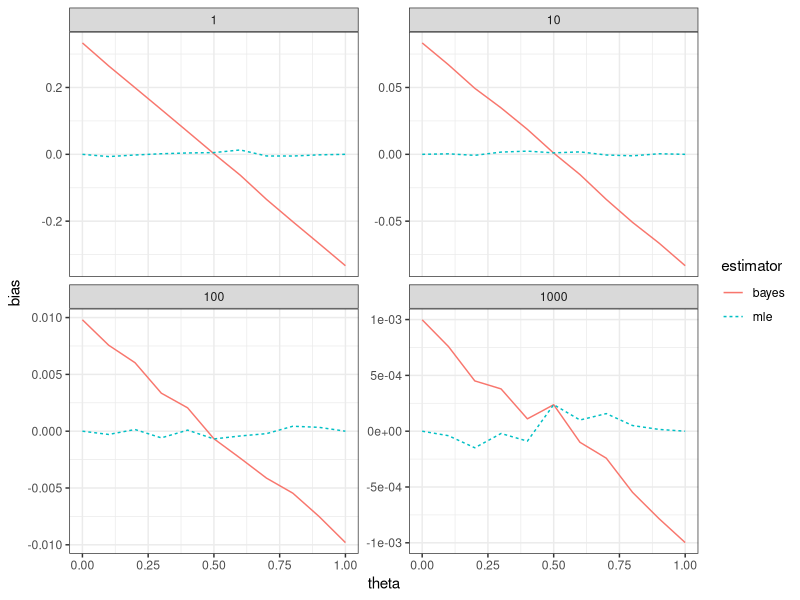
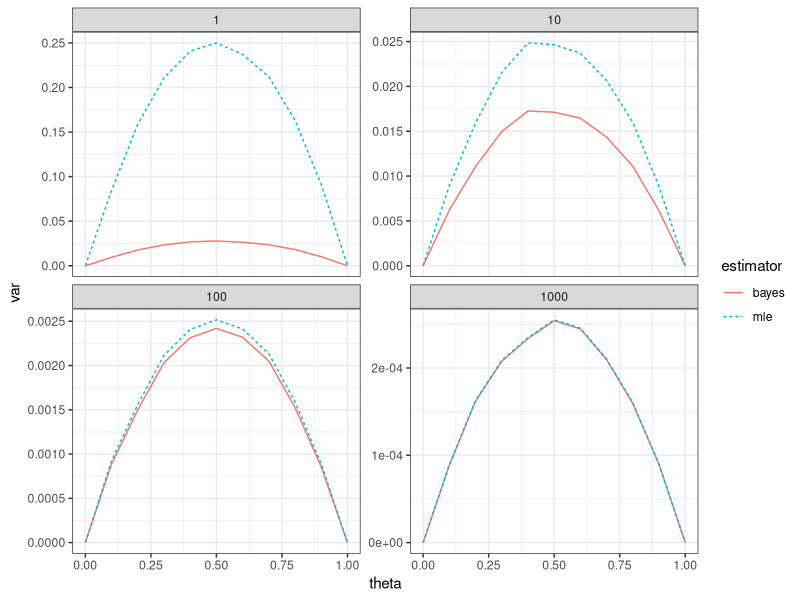
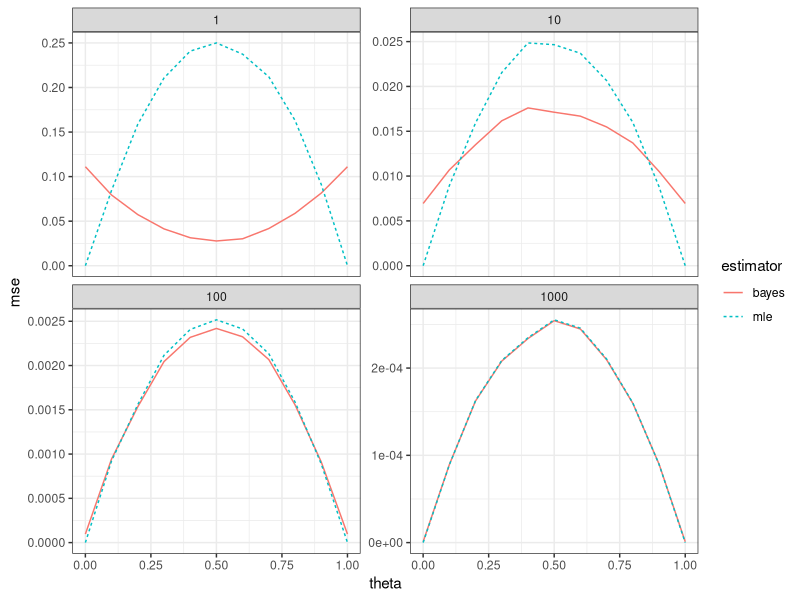
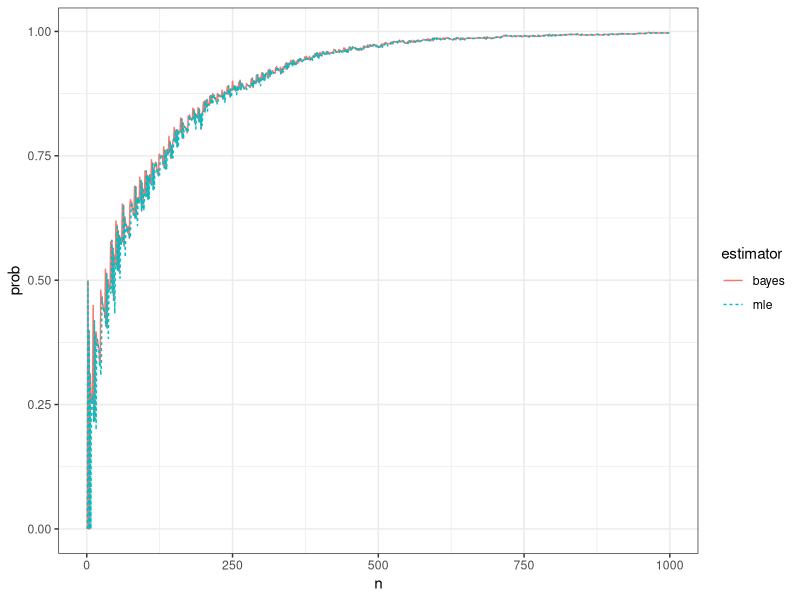
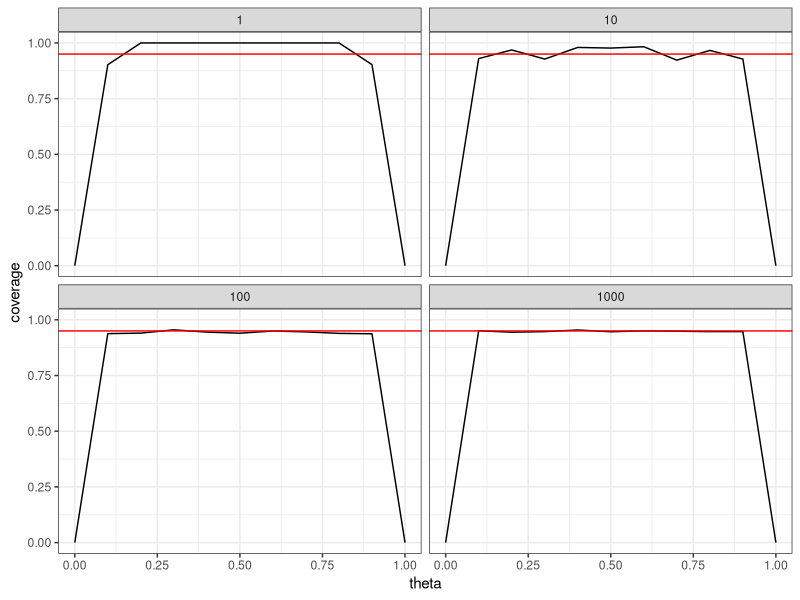
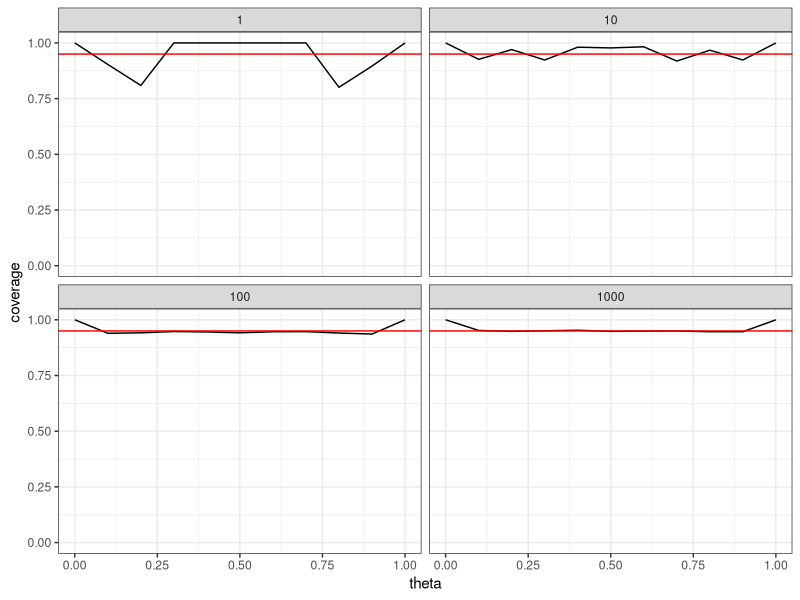

These charts were generated, in order, by the following R code:
library("tidyverse")

set.seed(20190219)

n <- 22
y <- 15
(mle <- y/n)

a <- b <- 1
(bayes <- (a+y)/(a+b+n))

qbeta(c(.025,.975), a+y, b+n-y)



# Biomial model with
# n attempts and probability of success theta
n      <- 10
theta  <- 0.5

# Storage for estimators
n_reps <- 1e4
mle    <- numeric(n_reps)
bayes  <- numeric(n_reps)

# Simulate n_reps binomial random variables
# compute MLE and Bayes estimators
for (i in 1:n_reps) {
  y        <- rbinom(1, size = n, prob = theta)
  mle[i]   <- y/n
  bayes[i] <- (a + y) / (a + b + n)
}


mean(mle)  - theta # estimate of MLE bias
mean(bayes)- theta # estimate of Bayes bias

# Binomial bias with Monte Carlo uncertainty
mean(mle  ) + c(-1, 1) * qnorm(.975) * sd(mle  ) / sqrt(length(mle  )) - theta
mean(bayes) + c(-1, 1) * qnorm(.975) * sd(bayes) / sqrt(length(bayes)) - theta

# Succinct binomial Monte Carlo study
y     <- rbinom(n_reps, size = n, prob = theta)
mle   <- y / n
bayes <- (a + y) / (a + b + n)

# Calculate bias with Monte Carlo uncertainty
mean(mle  ) + c(-1, 1) *qnorm(.975) * sd(mle  ) / sqrt(length(mle  )) - theta
mean(bayes) + c(-1, 1) *qnorm(.975) * sd(bayes) / sqrt(length(bayes)) - theta



# Perform the bias calculation for different combinations
# of n and theta
settings <- expand.grid(n     = 10^(0:3),
                        theta = seq(0, 1, by = 0.1))

# A function to estimate the bias based on a data.frame x
# that contains a single row with two columns: n and theta
sim_function <- function(x) {
  y     <- rbinom(1e4, size = x$n, prob = x$theta)
  mle   <- y / x$n
  bayes <- (a + y) / (a + b + x$n)
  
  d <- data.frame(
    estimator = c("mle", "bayes"),
    bias      = c(mean(mle), mean(bayes)) - x$theta,
    var       = c(var( mle), var( bayes)))
  
  # d$se    <- sqrt(d$var / x$n)
  # d$lower <- d$bias-qnorm(.975)*d$se
  # d$upper <- d$bias+qnorm(.975)*d$se
  
  return(d)
}

# Run the simulation study
sim_study <- settings |>
  group_by(n, theta) |> # for each combination of n and theta
  do(sim_function(.))

# Plot estimated bias from the simulation study
ggplot(sim_study, 
       aes(
         x        = theta, 
         y        = bias,         # plotting bias
         color    = estimator,
         linetype = estimator)) +
  geom_line() +
  facet_wrap(~n, scales = "free_y") + 
  theme_bw()

# Plot estimated bias from the simulation study
ggplot(sim_study, 
       aes(
        x        = theta, 
        y        = var,          # plotting variance
        color    = estimator,
        linetype = estimator)) +
  geom_line() +
  facet_wrap(~n, scales = "free_y") + 
  theme_bw()

# Plot estimated mse from the simulation study
sim_study$mse <- sim_study$var + sim_study$bias^2

ggplot(sim_study, 
       aes(
        x        = theta, 
        y        = mse,          # plotting MSE
        color    = estimator,
        linetype = estimator)) +
  geom_line() +
  facet_wrap(~n, scales = "free_y") + 
  theme_bw()



theta <- 0.51
n_max <- 999

sim_function <- function(d) {
  # Simulate binomials
  x <- rbinom(n_max, size = 1, prob = theta)
  
  # Storage structure for estimators
  mle <- bayes <- numeric(n_max)
  
  # Compute estimators for all from 1 to n_max
  for (n in 1:n_max) {
    y        <- sum(x[1:n])
    mle[n]   <- y / n
    bayes[n] <- (a + y) / (a + b + n)
  }
  
  # Record results
  data.frame(n     = 1:n_max,
             mle   = mle,
             bayes = bayes)
}

# Repeat 1000 times
d <- data.frame(rep=1:1e3) |>
  group_by(rep) |>
  do(sim_function(.))

# Calculate probability
epsilon <- 0.05 # feel free to change this
sum <- d |> 
  gather(estimator, estimate, mle, bayes) |>
  group_by(n, estimator) |>
  summarize(prob = mean(abs(estimate - theta) < epsilon))

ggplot(sum, 
       aes(
        x        = n, 
        y        = prob, 
        color    = estimator, 
        linetype = estimator)) + 
  geom_line() +
  theme_bw() 



# Binomial parameters
n     <- 100
theta <- 0.5

# Simulate binomial random variables
n_reps <- 1e4
y      <- rbinom(n_reps, size = n, prob = theta)

# Calculate all endpoints
lower <- qbeta(.025, a + y, b + n - y)
upper <- qbeta(.975, a + y, b + n - y)

# Calculate coverage
mean( lower <= theta & theta <= upper )

# Monte Carlo uncertainty
p <- mean( lower <= theta & theta <= upper)

p + c(-1, 1) * qnorm(.975) * sqrt(p * (1 - p) / n_reps)



# Binomial coverage function
binomial_coverage_function <- function(d) {
  y     <- rbinom(1e4, size = d$n, prob = d$theta)
  
  # Calculate endpoints of credible intervals
  lower <- qbeta(.025, a + y, b + d$n - y)
  upper <- qbeta(.975, a + y, b + d$n - y)
  
  data.frame(coverage = mean( lower <= d$theta & d$theta <= upper))
}

sim_study <- expand.grid(n = 10^(0:3),
                        theta = seq(0,1,by=0.1)) |>
  group_by(n,theta) |>
  do(binomial_coverage_function(.))

# Binomial coverage plot
ggplot(sim_study, 
       aes(
         x = theta, 
         y = coverage)) +
  geom_line() +
  facet_wrap(~n) + 
  geom_hline(
    yintercept = 0.95, 
    color = "red") +
  ylim(0,1) + 
  theme_bw()

binomial_coverage_function_fixed <- function(d) {
  n <- d$n
  theta <- d$theta
  y     <- rbinom(1e4, size = n, prob = theta)
  mle   <- y/d$n
  bayes <- (a+y)/(a+b+n)
  
  lower <- qbeta(.025, a+y, b+n-y)
  upper <- qbeta(.975, a+y, b+n-y)
  
  # Fix intervals when y=0
  lower[y==0] <- 0
  upper[y==0] <- qbeta(.95, a+0, b+n)
  
  # Fix intervals when y=n
  upper[y==n] <- 1
  lower[y==n] <- qbeta(.05, a+n, b+0)
  
  data.frame(coverage = mean( lower <= theta & theta <= upper))
}

sim_study <- expand.grid(n = 10^(0:3),
                        theta = seq(0,1,by=0.1)) |>
  group_by(n,theta) |>
  do(binomial_coverage_function_fixed(.))

ggplot(sim_study, 
       aes(
         x = theta, 
         y = coverage)) +
  geom_line() +
  facet_wrap(~n) + 
  geom_hline(
    yintercept = 0.95, 
    color = "red") +
  ylim(0,1) + 
  theme_bw()
